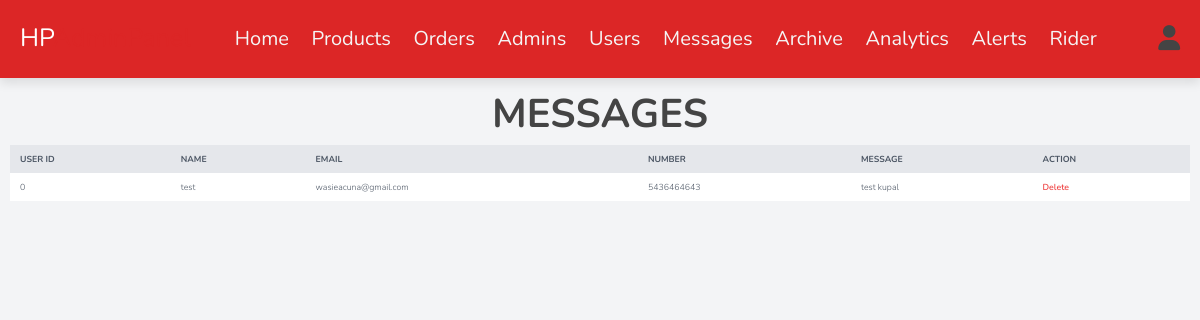
The page /admin/messages.php (signed in) on the database its author committed.
### tables this page shows
CREATE TABLE `messages` (
  `id` int(100) NOT NULL,
  `user_id` int(100) NOT NULL,
  `name` varchar(100) NOT NULL,
  `email` varchar(100) NOT NULL,
  `number` varchar(12) NOT NULL,
  `message` varchar(500) NOT NULL
);

### admin/messages.php (the view, shortened to what this page needs)
<?php
include '../components/connect.php';
?>
<!DOCTYPE html>
<html lang="en">
<head>
    <link rel="stylesheet" href="https://cdnjs.cloudflare.com/ajax/libs/font-awesome/6.1.1/css/all.min.css">
    <link href="https://cdn.jsdelivr.net/npm/tailwindcss@2.2.19/dist/tailwind.min.css" rel="stylesheet">
    <link rel="stylesheet" href="../css/admin_style.css">
</head>
<body class="bg-gray-100">
<?php include '../components/admin_header.php'; ?>
<section class="contacts py-10 px-4">
    <h1 class="heading text-3xl font-bold text-center mb-8">Messages</h1>
    <div class="overflow-x-auto">
        <table class="min-w-full bg-white border border-gray-200">
            <thead>
                <tr class="w-full bg-gray-200 text-gray-600 uppercase text-sm leading-normal">
                    <th class="py-3 px-4 border-b border-gray-200 text-left">User ID</th>
                    <th class="py-3 px-4 border-b border-gray-200 text-left">Name</th>
                    <th class="py-3 px-4 border-b border-gray-200 text-left">Email</th>
                    <th class="py-3 px-4 border-b border-gray-200 text-left">Number</th>
                    <th class="py-3 px-4 border-b border-gray-200 text-left">Message</th>
                    <th class="py-3 px-4 border-b border-gray-200 text-left">Action</th>
                </tr>
            </thead>
            <tbody class="text-gray-600 text-sm font-light">
                <?php
                $select_messages = $conn->prepare("SELECT * FROM `messages`");
                $select_messages->execute();
                if ($select_messages->rowCount() > 0) {
                    while ($fetch_message = $select_messages->fetch(PDO::FETCH_ASSOC)) {
                ?>
                <tr class="hover:bg-gray-100">
                    <td class="py-3 px-4 border-b border-gray-200"><?= htmlspecialchars($fetch_message['user_id']); ?></td>
                    <td class="py-3 px-4 border-b border-gray-200"><?= htmlspecialchars($fetch_message['name']); ?></td>
                    <td class="py-3 px-4 border-b border-gray-200"><?= htmlspecialchars($fetch_message['email']); ?></td>
                    <td class="py-3 px-4 border-b border-gray-200"><?= htmlspecialchars($fetch_message['number']); ?></td>
                    <td class="py-3 px-4 border-b border-gray-200"><?= htmlspecialchars($fetch_message['message']); ?></td>
                    <td class="py-3 px-4 border-b border-gray-200">
                        <a href="messages.php?delete=<?= $fetch_message['id']; ?>" onclick="return confirm('Delete this message?');" class="text-red-500 hover:text-red-700 font-semibold">Delete</a>
                    </td>
                </tr>
                <?php
                    }
                } else {
                    echo '<tr><td colspan="6" class="py-3 px-4 border-b border-gray-200 text-center text-gray-500">You have no messages.</td></tr>';
                }
                ?>
            </tbody>
        </table>
    </div>
</section>
</body>
</html>

### css/admin_style.css (style rules this page uses)
:root { --main-color:#dc2626; --orange:#b91c1c; --red:#91091E; --black:#444; --white:#fff; --light-color:#777; --light-bg:#e9e9e9; --border:.2rem solid var(--black); --box-shadow:0 .5rem 1rem rgba(0,0,0,.1); }
* { font-family: 'Nunito', sans-serif; margin:0; padding:0; box-sizing: border-box; outline: none; border:none; text-decoration: none; }
html { font-size: 62.5%; overflow-x: hidden; }
body { background-color: var(--light-bg); }
section { padding:2rem; max-width: 1200px; margin:0 auto; }
.heading { font-size: 4rem; color:var(--black); margin-bottom: 2rem; text-align: center; text-transform: uppercase; }

### css/style.css (style rules this page uses)
:root { --main-color:#dc2626; --orange:#b91c1c; --red:#91091E; --black:#444; --white:#fff; --light-color:#777; --light-bg:#f5f5f5; --border:.2rem solid var(--black); --box-shadow:0 .5rem 1rem rgba(0,0,0,.1); }
* { font-family: 'Nunito', sans-serif; margin:0; padding:0; box-sizing: border-box; outline: none; border:none; text-decoration: none; }
html { font-size: 62.5%; overflow-x: hidden; }
body { background-color: var(--light-bg); }
section { padding: 2rem; max-width: 1200px; margin: 0 auto; }
.heading { font-size: 4rem; color:var(--black); margin-bottom: 2rem; text-align: center; text-transform: uppercase; }

### rows shown on the page
messages: user "0", name "test", email "wasieacuna@gmail.com", number "5436464643", message "test kupal"
